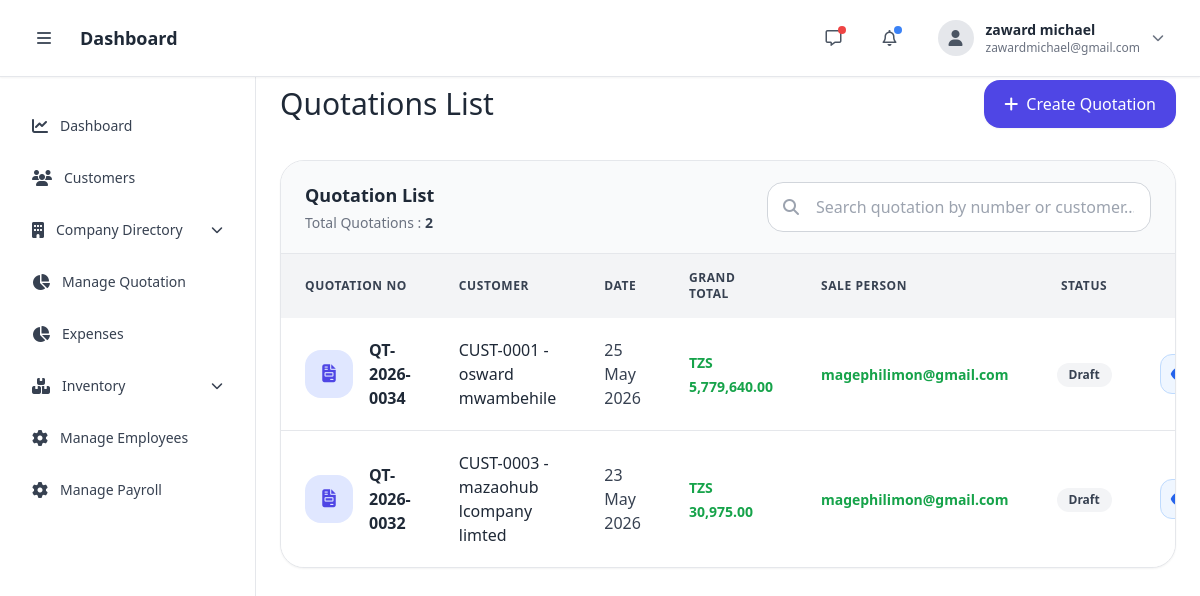
The page /quotations/quotation_list/ (signed in) on the database its author committed.
### accounts/models.py (models this page shows, shortened)
class User(AbstractBaseUser, PermissionsMixin):
    company = models.ForeignKey(
        Company,
        on_delete=models.SET_NULL,
        null=True,
        blank=True
    )
    branch = models.ForeignKey(
        Branch,
        on_delete=models.SET_NULL,
        null=True,
        blank=True
    )
    department = models.ForeignKey(
        Department,
        on_delete=models.SET_NULL,
        null=True,
        blank=True
    )
    position = models.ForeignKey(
        Position,
        on_delete=models.SET_NULL,
        null=True,
        blank=True
    )
    email = models.EmailField(unique=True)
    first_name = models.CharField(
        max_length=50,
        blank=True,
        null=True
    )
    last_name = models.CharField(
        max_length=50,
        blank=True,
        null=True
    )
    contact = models.CharField(
        max_length=13,
        blank=True,
        null=True,
        validators=[
            RegexValidator(
                regex=r'^(?:\+255|0)[67][0-9]{8}$',
                message='Enter valid Tanzanian number'
            )
        ]
    )
    is_active = models.BooleanField(default=True)
    is_staff = models.BooleanField(default=False)
    date_joined = models.DateTimeField(
        default=timezone.now
    )
    updated_at = models.DateTimeField(auto_now=True)
    objects = CustomUserManager()
    USERNAME_FIELD = 'email'
    REQUIRED_FIELDS = []
    def __str__(self):
        return self.email

### quotations/models.py (models this page shows, shortened)
class Quotation(models.Model):
    STATUS_CHOICES = (
        ('Draft', 'Draft'),
        ('Sent', 'Sent'),
        ('Approved', 'Approved'),
        ('Rejected', 'Rejected'),
    )
    PAYMENT_MODE = (
        ('Normal', 'Normal'),
        ('Fast Track', 'Fast Track'),
        ('China Order', 'China Order'),
    )
    quotation_no = models.CharField(
        max_length=100,
        unique=True,
        blank=True
    )
    customer = models.ForeignKey(
        Customer,
        on_delete=models.CASCADE,
        related_name='quotations'
    )
    project_name = models.CharField(
        max_length=255,
        blank=True
    )
    project_location = models.CharField(
        max_length=255,
        blank=True
    )
    contact_person = models.CharField(
        max_length=255,
        blank=True
    )
    quotation_date = models.DateField()
    vat_included = models.BooleanField(
        default=False
    )
    vat_percentage = models.DecimalField(
        max_digits=5,
        decimal_places=2,
        default=Decimal('18.00')
    )
    subtotal = models.DecimalField(
        max_digits=15,
        decimal_places=2,
        default=Decimal('0.00')
    )
    discount_amount = models.DecimalField(
        max_digits=15,
        decimal_places=2,
        default=Decimal('0.00')
    )
    tax_amount = models.DecimalField(
        max_digits=15,
        decimal_places=2,
        default=Decimal('0.00')
    )
    grand_total = models.DecimalField(
        max_digits=15,
        decimal_places=2,
        default=Decimal('0.00')
    )
    status = models.CharField(
        max_length=20,
        choices=STATUS_CHOICES,
        default='Draft'
    )
    created_by = models.ForeignKey(
        User,
        on_delete=models.SET_NULL,
        null=True,
        related_name='quotations_created'
    )
    sales_person = models.ForeignKey(
        User,
        on_delete=models.SET_NULL,
        null=True,
        blank=True,
        related_name='sales_quotations'
    )
    created_at = models.DateTimeField(
        auto_now_add=True
    )
    updated_at = models.DateTimeField(
        auto_now=True
    )

### customers/models.py (models this page shows, shortened)
class Customer(models.Model):
    CUSTOMER_TYPE = (
        ('individual', 'Individual'),
        ('company', 'Company'),
    )
    customer_type = models.CharField(
        max_length=20,
        choices=CUSTOMER_TYPE
    )
    full_name = models.CharField(
        max_length=255
    )
    company_name = models.CharField(
        max_length=255,
        blank=True,
        null=True
    )
    phone = models.CharField(
        max_length=20
    )
    alternative_phone = models.CharField(
        max_length=20,
        blank=True,
        null=True
    )
    email = models.EmailField(
        blank=True,
        null=True
    )
    address = models.TextField(
        blank=True,
        null=True
    )
    country = models.CharField(
        max_length=100,
        default='Tanzania'
    )
    region = models.CharField(
        max_length=100,
        blank=True,
        null=True
    )
    is_active = models.BooleanField(
        default=True
    )
    created_at = models.DateTimeField(
        auto_now_add=True
    )
    updated_at = models.DateTimeField(
        auto_now=True
    )
    @property
    def customer_code(self):
        return f"CUST-{self.id:04d}" if self.id else "CUST-NEW"
    def __str__(self):
        if self.customer_type == 'company':
            return f"{self.customer_code} - {self.company_name}"
        return f"{self.customer_code} - {self.full_name}"

### quotations/views.py (the view)
@login_required(login_url='login')
def quotation_list(request):
    quotations = Quotation.objects.select_related(
        'customer',
        'created_by'
    ).order_by('-created_at')
    query = request.GET.get('q')
    if query:
        quotations = quotations.filter(
            Q(quotation_number__icontains=query) |
            Q(customer__name__icontains=query)
        )
    context = {
        'quotations': quotations
    }
    return render(
        request,
        'manager/quotation-list.html',
        context
    )

### templates/manager/quotation-list.html (shortened to what this page needs)
{% extends 'manager/base.html' %}
{% load humanize %}
{% block content %}
{% include 'manager/nav.html' %}
{% include 'manager/sidebar.html' %}
<div class="sm:ml-64 min-h-screen pt-20 px-4 md:px-6 pb-10">
    <div class="max-w-7xl mx-auto">
        <div class="flex flex-col lg:flex-row lg:items-center lg:justify-between gap-4 mb-8">
            <div>
                <h1 class="text-3xl  text-gray-800">
                    Quotations List
                </h1>
            </div>
            <div>
                <a href="{% url 'quotations:create_quotation' %}"
                   class="inline-flex items-center gap-2 px-5 py-3 bg-indigo-600 hover:bg-indigo-700 text-white rounded-2xl shadow-sm transition duration-200">
                    <i class="fa-solid fa-plus"></i>
                    <span>
                        Create Quotation
                    </span>
                </a>
            </div>
        </div>
        <div class="bg-white border border-gray-200 rounded-3xl shadow-sm overflow-hidden">
            <div class="px-6 py-5 border-b border-gray-200 bg-gray-50">
                <div class="flex flex-col lg:flex-row lg:items-center lg:justify-between gap-5">
                    <div>
                        <h2 class="text-lg font-semibold text-gray-800">
                            Quotation List
                        </h2>
                        <p class="text-sm text-gray-500 mt-1">
                            Total Quotations :
                            <span class="font-semibold text-gray-700">
                                {{ quotations.count }}
                            </span>
                        </p>
                    </div>
                    <div class="w-full lg:w-96">
                        <div class="relative">
                            <div class="absolute inset-y-0 left-0 flex items-center pl-4 text-gray-400">
                                <i class="fa-solid fa-magnifying-glass"></i>
                            </div>
                            <input
                                type="text"
                                id="quotationSearch"
                                placeholder="Search quotation by number or customer..."
                                class="w-full pl-12 pr-4 py-3 rounded-2xl border border-gray-300 focus:ring-2 focus:ring-indigo-500 focus:border-indigo-500 outline-none transition"
                            >
                        </div>
                    </div>
                </div>
            </div>
            <div class="overflow-x-auto">
                <table class="w-full">
                    <thead class="bg-gray-100 text-gray-700 uppercase text-xs tracking-wider">
                        <tr>
                            <th class="px-6 py-4 text-left">
                                Quotation No
                            </th>
                            <th class="px-6 py-4 text-left">
                                Customer
                            </th>
                            <th class="px-6 py-4 text-left">
                                Date
                            </th>
                            <th class="px-6 py-4 text-left">
                                Grand Total
                            </th>
                            <th class="px-6 py-4 text-left">
                                Sale Person
                            </th>
                            <th class="px-6 py-4 text-center">
                                Status
                            </th>
                            <th class="px-6 py-4 text-center">
                            </th>
                        </tr>
                    </thead>
                    <tbody id="quotationTable" class="divide-y divide-gray-200 bg-white">
                        {% for quotation in quotations %}
                        <tr
                            class="quotation-row hover:bg-gray-50 transition duration-150"
                            data-number="{{ quotation.quotation_number|default:''|lower }}"
                            data-customer="{{ quotation.customer|default:''|lower }}"
                        >
                            <td class="px-6 py-5">
                                <div class="flex items-center gap-4">
                                    <div class="w-12 h-12 rounded-2xl bg-indigo-100 flex items-center justify-center text-indigo-600 text-lg shrink-0">
                                        <i class="fa-solid fa-file-invoice"></i>
                                    </div>
                                    <div>
                                        <h3 class="font-semibold text-gray-800">
                                             {{ quotation.quotation_no }}
                                        </h3>
                                    </div>
                                </div>
                            </td>
                            <td class="px-6 py-5">
                                <div>
                                    <h3 class="font-medium text-gray-800">
                                        {{ quotation.customer }}
                                    </h3>
                                </div>
                            </td>
                            <td class="px-6 py-5">
                                <span class="text-gray-700 font-medium">
                                    {{ quotation.created_at|date:"d M Y" }}
                                </span>
                            </td>
                            <td class="px-6 py-5">
                                <span class="font-bold text-green-600 text-sm">
                                    TZS {{ quotation.grand_total|floatformat:2|intcomma }}
                                </span>
                            </td>
                            <td class="px-6 py-5">
                                <span class="font-bold text-green-600 text-sm">
                                     {{ quotation.created_by }}
                                </span>
                            </td>
                            <td class="px-6 py-5 text-center">
                                {% if quotation.status == 'APPROVED' %}
                                    <span class="inline-flex items-center px-3 py-1 rounded-full bg-green-100 text-green-700 text-xs font-semibold">
                                        Approved
                                    </span>
                                {% elif quotation.status == 'PENDING' %}
                                    <span class="inline-flex items-center px-3 py-1 rounded-full bg-yellow-100 text-yellow-700 text-xs font-semibold">
                                        Pending
                                    </span>
                                {% else %}
                                    <span class="inline-flex items-center px-3 py-1 rounded-full bg-gray-100 text-gray-700 text-xs font-semibold">
                                        Draft
                                    </span>
                                {% endif %}
                            </td>
                            <td class="px-6 py-5">
                                <div class="flex items-center justify-center gap-2">
                                    <a href="{% url 'quotations:quotation_detail' quotation.id %}"
                                       class="w-10 h-10 rounded-xl border border-blue-200 bg-blue-50 text-blue-600 hover:bg-blue-100 flex items-center justify-center transition">
                                        <i class="fa-solid fa-eye"></i>
                                    </a>
                                </div>
                            </td>
                        </tr>
                        {% endfor %}
                    </tbody>
                </table>
            </div>
        </div>
    </div>
</div>
{% endblock %}

### templates/manager/nav.html (shortened to what this page needs)
<link rel="stylesheet" href="https://cdnjs.cloudflare.com/ajax/libs/font-awesome/6.5.0/css/all.min.css">
<nav class="fixed top-0 z-50 w-full bg-white border-b border-gray-200 shadow-sm dark:bg-gray-900 dark:border-gray-700">
  <div class="px-4 py-3 lg:px-6">
    <div class="flex items-center justify-between">
      <div class="flex items-center gap-4">
        <button class="w-10 h-10 flex items-center justify-center rounded-lg hover:bg-gray-100 dark:hover:bg-gray-800">
          <i class="fa-solid fa-bars text-gray-600 dark:text-gray-300"></i>
        </button>
        <h1 class="text-lg font-bold text-gray-800 dark:text-white">
          Dashboard
        </h1>
      </div>
      <div class="flex items-center gap-4">
        <button class="relative w-10 h-10 flex items-center justify-center rounded-lg hover:bg-gray-100 dark:hover:bg-gray-800">
          <i class="fa-regular fa-message text-gray-600 dark:text-gray-300"></i>
          <span class="absolute top-2 right-2 w-2 h-2 bg-red-500 rounded-full"></span>
        </button>
        <button class="relative w-10 h-10 flex items-center justify-center rounded-lg hover:bg-gray-100 dark:hover:bg-gray-800">
          <i class="fa-regular fa-bell text-gray-600 dark:text-gray-300"></i>
          <span class="absolute top-2 right-2 w-2 h-2 bg-blue-500 rounded-full"></span>
        </button>
        <div class="relative">
          <button id="userDropdownBtn"
            class="flex items-center gap-3 px-3 py-2 rounded-lg hover:bg-gray-100 dark:hover:bg-gray-800">
            <div class="w-9 h-9 flex items-center justify-center rounded-full bg-gray-200 dark:bg-gray-700">
              <i class="fa-solid fa-user text-gray-600 dark:text-gray-300"></i>
            </div>
            <div class="hidden md:block text-left">
              <h2 class="text-sm font-semibold text-gray-800 dark:text-white">
                {{ request.user.first_name }} {{ request.user.last_name }}
              </h2>
              <p class="text-xs text-gray-500 dark:text-gray-400">
                {{ request.user.email }}
              </p>
            </div>
            <i class="fa-solid fa-chevron-down text-xs text-gray-500"></i>
          </button>
        </div>
      </div>
    </div>
  </div>
</nav>

### rows shown on the page
User: user.first_name "zaward", user.last_name "michael", user.email "zawardmichael@gmail.com"
Quotation: quotation_no "QT-2026-0034", customer "CUST-0001 - osward mwambehile", created_at "25 May 2026", grand_total "5,779,640.00", created_by "magephilimon@gmail.com", status "Draft"
Quotation: quotation_no "QT-2026-0032", customer "CUST-0003 - mazaohub lcompany limted", created_at "23 May 2026", grand_total "30,975.00", created_by "magephilimon@gmail.com", status "Draft"

### other values the page prints
{{ quotations.count }} "2"
